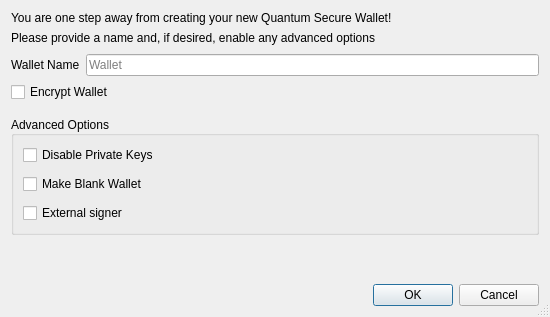
<?xml version="1.0" encoding="UTF-8"?>
<ui version="4.0">
 <class>CreateWalletDialog</class>
 <widget class="QDialog" name="CreateWalletDialog">
  <property name="geometry">
   <rect>
    <x>0</x>
    <y>0</y>
    <width>550</width>
    <height>317</height>
   </rect>
  </property>
  <property name="windowTitle">
   <string>Create Wallet</string>
  </property>
  <property name="sizeGripEnabled">
   <bool>true</bool>
  </property>
  <layout class="QVBoxLayout" name="verticalLayout">
   <item>
    <widget class="QLabel" name="label_description">
     <property name="sizePolicy">
      <sizepolicy hsizetype="Preferred" vsizetype="Preferred">
       <horstretch>0</horstretch>
       <verstretch>0</verstretch>
      </sizepolicy>
     </property>
     <property name="text">
      <string>You are one step away from creating your new Quantum Secure Wallet!</string>
     </property>
     <property name="alignment">
      <set>Qt::AlignLeading|Qt::AlignLeft|Qt::AlignVCenter</set>
     </property>
     <property name="wordWrap">
      <bool>false</bool>
     </property>
    </widget>
   </item>
   <item>
    <widget class="QLabel" name="label_subdescription">
     <property name="text">
      <string>Please provide a name and, if desired, enable any advanced options</string>
     </property>
    </widget>
   </item>
   <item>
    <spacer name="verticalSpacer">
     <property name="orientation">
      <enum>Qt::Vertical</enum>
     </property>
     <property name="sizeType">
      <enum>QSizePolicy::Fixed</enum>
     </property>
     <property name="sizeHint" stdset="0">
      <size>
       <width>20</width>
       <height>3</height>
      </size>
     </property>
    </spacer>
   </item>
   <item>
    <layout class="QHBoxLayout" name="horizontalLayout">
     <item>
      <widget class="QLabel" name="wallet_name_label">
       <property name="text">
        <string>Wallet Name</string>
       </property>
      </widget>
     </item>
     <item>
      <widget class="QLineEdit" name="wallet_name_line_edit">
       <property name="minimumSize">
        <size>
         <width>262</width>
         <height>0</height>
        </size>
       </property>
       <property name="placeholderText">
        <string>Wallet</string>
       </property>
      </widget>
     </item>
    </layout>
   </item>
   <item>
    <widget class="QCheckBox" name="encrypt_wallet_checkbox">
     <property name="toolTip">
      <string>Encrypt the wallet. The wallet will be encrypted with a passphrase of your choice.</string>
     </property>
     <property name="text">
      <string>Encrypt Wallet</string>
     </property>
     <property name="checked">
      <bool>false</bool>
     </property>
    </widget>
   </item>
   <item>
    <spacer name="verticalSpacer_1">
     <property name="orientation">
      <enum>Qt::Vertical</enum>
     </property>
     <property name="sizeType">
      <enum>QSizePolicy::Fixed</enum>
     </property>
     <property name="sizeHint" stdset="0">
      <size>
       <width>20</width>
       <height>8</height>
      </size>
     </property>
    </spacer>
   </item>
   <item>
    <widget class="QGroupBox" name="groupBox">
     <property name="title">
      <string>Advanced Options</string>
     </property>
     <property name="alignment">
      <set>Qt::AlignLeading|Qt::AlignLeft|Qt::AlignVCenter</set>
     </property>
     <property name="flat">
      <bool>false</bool>
     </property>
     <property name="checkable">
      <bool>false</bool>
     </property>
     <layout class="QVBoxLayout" name="verticalLayout_groupbox">
      <property name="spacing">
       <number>9</number>
      </property>
      <item>
       <widget class="QCheckBox" name="disable_privkeys_checkbox">
        <property name="enabled">
         <bool>true</bool>
        </property>
        <property name="toolTip">
         <string>Disable private keys for this wallet. Wallets with private keys disabled will have no private keys and cannot have an HD seed or imported private keys. This is ideal for watch-only wallets.</string>
        </property>
        <property name="text">
         <string>Disable Private Keys</string>
        </property>
       </widget>
      </item>
      <item>
       <widget class="QCheckBox" name="blank_wallet_checkbox">
        <property name="toolTip">
         <string>Make a blank wallet. Blank wallets do not initially have private keys or scripts. Private keys and addresses can be imported, or an HD seed can be set, at a later time.</string>
        </property>
        <property name="text">
         <string>Make Blank Wallet</string>
        </property>
       </widget>
      </item>
      <item>
       <widget class="QCheckBox" name="external_signer_checkbox">
        <property name="toolTip">
         <string>Use an external signing device such as a hardware wallet. Configure the external signer script in wallet preferences first.</string>
        </property>
        <property name="text">
         <string>External signer</string>
        </property>
       </widget>
      </item>
     </layout>
    </widget>
   </item>
   <item>
    <spacer name="verticalSpacer_2">
     <property name="orientation">
      <enum>Qt::Vertical</enum>
     </property>
     <property name="sizeHint" stdset="0">
      <size>
       <width>20</width>
       <height>0</height>
      </size>
     </property>
    </spacer>
   </item>
   <item>
    <widget class="QDialogButtonBox" name="buttonBox">
     <property name="orientation">
      <enum>Qt::Horizontal</enum>
     </property>
     <property name="standardButtons">
      <set>QDialogButtonBox::Cancel|QDialogButtonBox::Ok</set>
     </property>
    </widget>
   </item>
  </layout>
 </widget>
 <tabstops>
  <tabstop>wallet_name_line_edit</tabstop>
  <tabstop>encrypt_wallet_checkbox</tabstop>
  <tabstop>disable_privkeys_checkbox</tabstop>
  <tabstop>blank_wallet_checkbox</tabstop>
  <tabstop>external_signer_checkbox</tabstop>
 </tabstops>
 <resources/>
 <connections>
  <connection>
   <sender>buttonBox</sender>
   <signal>accepted()</signal>
   <receiver>CreateWalletDialog</receiver>
   <slot>accept()</slot>
   <hints>
    <hint type="sourcelabel">
     <x>248</x>
     <y>254</y>
    </hint>
    <hint type="destinationlabel">
     <x>157</x>
     <y>274</y>
    </hint>
   </hints>
  </connection>
  <connection>
   <sender>buttonBox</sender>
   <signal>rejected()</signal>
   <receiver>CreateWalletDialog</receiver>
   <slot>reject()</slot>
   <hints>
    <hint type="sourcelabel">
     <x>316</x>
     <y>260</y>
    </hint>
    <hint type="destinationlabel">
     <x>286</x>
     <y>274</y>
    </hint>
   </hints>
  </connection>
 </connections>
</ui>
